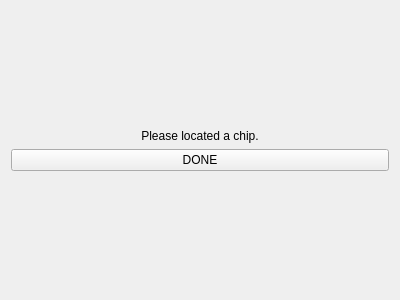
<?xml version="1.0" encoding="UTF-8"?>
<ui version="4.0">
 <class>ImageScan_CalibrateForm</class>
 <widget class="QWidget" name="ImageScan_CalibrateForm">
  <property name="geometry">
   <rect>
    <x>0</x>
    <y>0</y>
    <width>400</width>
    <height>300</height>
   </rect>
  </property>
  <property name="windowTitle">
   <string>Form</string>
  </property>
  <layout class="QVBoxLayout" name="verticalLayout">
   <item>
    <spacer name="verticalSpacer_2">
     <property name="orientation">
      <enum>Qt::Vertical</enum>
     </property>
     <property name="sizeHint" stdset="0">
      <size>
       <width>20</width>
       <height>40</height>
      </size>
     </property>
    </spacer>
   </item>
   <item>
    <widget class="QLabel" name="label">
     <property name="text">
      <string>Please located a chip.</string>
     </property>
     <property name="alignment">
      <set>Qt::AlignCenter</set>
     </property>
    </widget>
   </item>
   <item>
    <widget class="QPushButton" name="donePushButton">
     <property name="text">
      <string>DONE</string>
     </property>
    </widget>
   </item>
   <item>
    <spacer name="verticalSpacer">
     <property name="orientation">
      <enum>Qt::Vertical</enum>
     </property>
     <property name="sizeHint" stdset="0">
      <size>
       <width>20</width>
       <height>40</height>
      </size>
     </property>
    </spacer>
   </item>
  </layout>
 </widget>
 <resources/>
 <connections/>
</ui>
